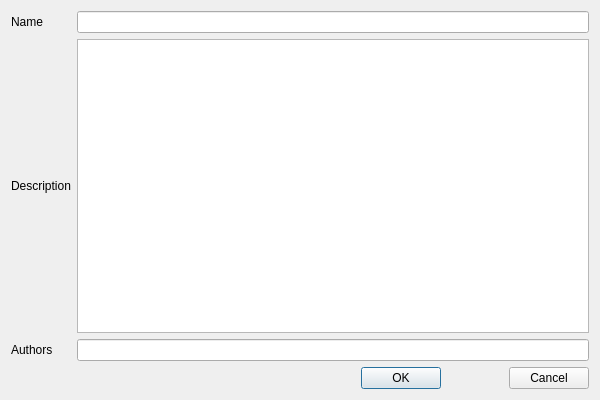
<?xml version="1.0" encoding="UTF-8"?>
<ui version="4.0">
 <class>shaderPropertiesDialog</class>
 <widget class="QDialog" name="shaderPropertiesDialog">
  <property name="geometry">
   <rect>
    <x>0</x>
    <y>0</y>
    <width>600</width>
    <height>400</height>
   </rect>
  </property>
  <property name="windowTitle">
   <string>Shader Properties</string>
  </property>
  <property name="styleSheet">
   <string notr="true"/>
  </property>
  <layout class="QGridLayout" name="gridLayout" columnstretch="0,5,0,1,0">
   <item row="3" column="2">
    <widget class="QPushButton" name="okButton">
     <property name="styleSheet">
      <string notr="true"/>
     </property>
     <property name="text">
      <string>OK</string>
     </property>
    </widget>
   </item>
   <item row="0" column="1" colspan="4">
    <widget class="QLineEdit" name="nameLineEdit">
     <property name="styleSheet">
      <string notr="true"/>
     </property>
    </widget>
   </item>
   <item row="1" column="1" colspan="4">
    <widget class="QTextEdit" name="descriptionTextEdit">
     <property name="styleSheet">
      <string notr="true"/>
     </property>
    </widget>
   </item>
   <item row="2" column="1" colspan="4">
    <widget class="QLineEdit" name="authorsLineEdit">
     <property name="styleSheet">
      <string notr="true"/>
     </property>
    </widget>
   </item>
   <item row="0" column="0">
    <widget class="QLabel" name="label">
     <property name="styleSheet">
      <string notr="true"/>
     </property>
     <property name="text">
      <string>Name</string>
     </property>
    </widget>
   </item>
   <item row="1" column="0">
    <widget class="QLabel" name="label_2">
     <property name="styleSheet">
      <string notr="true"/>
     </property>
     <property name="text">
      <string>Description</string>
     </property>
    </widget>
   </item>
   <item row="2" column="0">
    <widget class="QLabel" name="label_3">
     <property name="styleSheet">
      <string notr="true"/>
     </property>
     <property name="text">
      <string>Authors</string>
     </property>
    </widget>
   </item>
   <item row="3" column="4">
    <widget class="QPushButton" name="cancelButton">
     <property name="styleSheet">
      <string notr="true"/>
     </property>
     <property name="text">
      <string>Cancel</string>
     </property>
    </widget>
   </item>
   <item row="3" column="0">
    <spacer name="horizontalSpacer">
     <property name="orientation">
      <enum>Qt::Horizontal</enum>
     </property>
     <property name="sizeHint" stdset="0">
      <size>
       <width>40</width>
       <height>20</height>
      </size>
     </property>
    </spacer>
   </item>
   <item row="3" column="1">
    <spacer name="horizontalSpacer_2">
     <property name="orientation">
      <enum>Qt::Horizontal</enum>
     </property>
     <property name="sizeHint" stdset="0">
      <size>
       <width>40</width>
       <height>20</height>
      </size>
     </property>
    </spacer>
   </item>
   <item row="3" column="3">
    <spacer name="horizontalSpacer_3">
     <property name="orientation">
      <enum>Qt::Horizontal</enum>
     </property>
     <property name="sizeHint" stdset="0">
      <size>
       <width>40</width>
       <height>20</height>
      </size>
     </property>
    </spacer>
   </item>
  </layout>
 </widget>
 <resources/>
 <connections/>
</ui>
